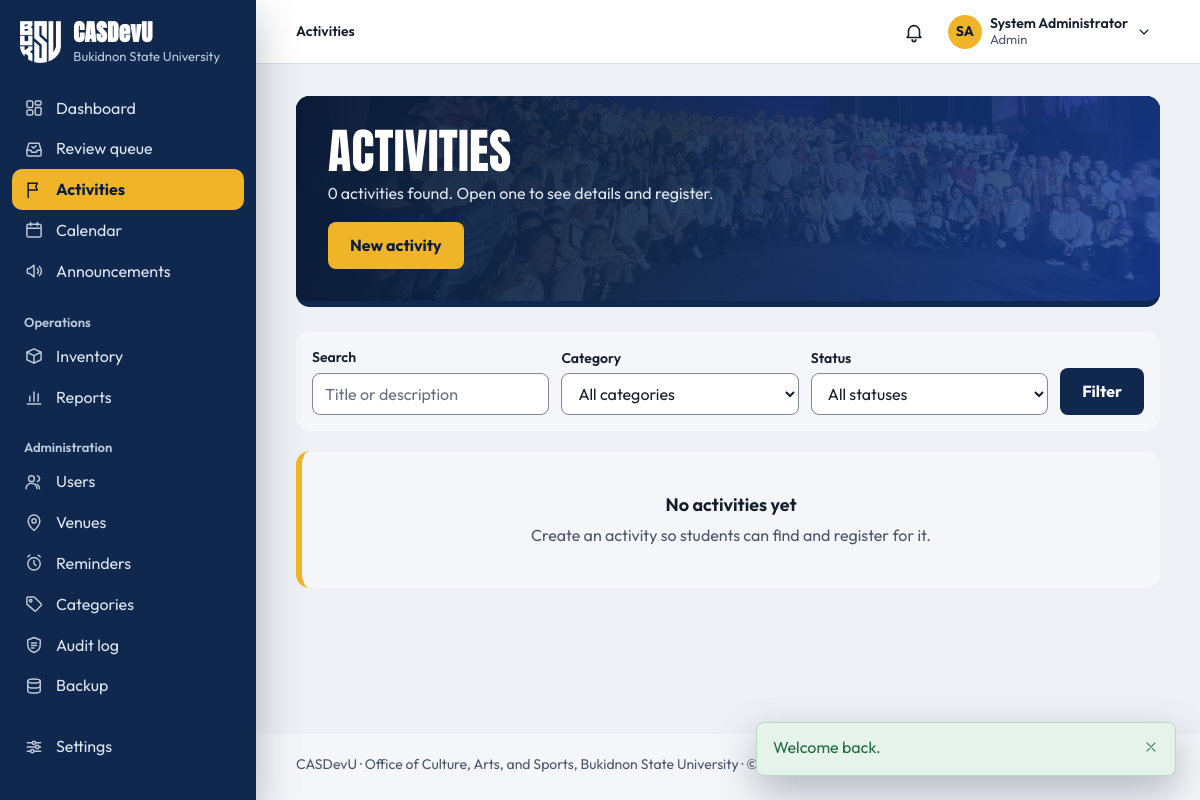
/public/activities/index.php (signed in), run on the app's committed database.
### tables this page shows
CREATE TABLE users (
    user_id         INT UNSIGNED AUTO_INCREMENT PRIMARY KEY,
    role_id         TINYINT UNSIGNED NOT NULL,

     
    email           VARCHAR(150) NOT NULL UNIQUE,    
    password_hash   VARCHAR(255) NOT NULL,           
     
    student_number  VARCHAR(30)  NULL UNIQUE,        
    first_name      VARCHAR(80)  NOT NULL,
    middle_name     VARCHAR(80)  NULL,
    last_name       VARCHAR(80)  NOT NULL,
    sex             ENUM('male','female','other') NULL,
    birth_date      DATE         NULL,
    contact_number  VARCHAR(30)  NULL,
    photo_path      VARCHAR(255) NULL,

     
    course_id       INT UNSIGNED     NULL,
    year_level_id   TINYINT UNSIGNED NULL,
    section         VARCHAR(20)      NULL,

     
    status          ENUM('pending','active','inactive','suspended')
                        NOT NULL DEFAULT 'pending',
    last_login_at   DATETIME NULL,
    created_at      TIMESTAMP NOT NULL DEFAULT CURRENT_TIMESTAMP,
    updated_at      TIMESTAMP NOT NULL DEFAULT CURRENT_TIMESTAMP
                        ON UPDATE CURRENT_TIMESTAMP,

    CONSTRAINT fk_users_role       FOREIGN KEY (role_id)       REFERENCES roles(role_id),
    CONSTRAINT fk_users_course     FOREIGN KEY (course_id)     REFERENCES courses(course_id)
                                       ON DELETE SET NULL,
    CONSTRAINT fk_users_year_level FOREIGN KEY (year_level_id) REFERENCES year_levels(year_level_id)
                                       ON DELETE SET NULL,

    INDEX idx_users_role   (role_id),
    INDEX idx_users_status (status),
    INDEX idx_users_name   (last_name, first_name)
);

CREATE TABLE settings (
    setting_key     VARCHAR(80) PRIMARY KEY,
    setting_value   TEXT NULL,
    description     VARCHAR(255) NULL,
    updated_at      TIMESTAMP NOT NULL DEFAULT CURRENT_TIMESTAMP
                        ON UPDATE CURRENT_TIMESTAMP
);

### public/activities/index.php (the view, shortened to what the rows shown need)
<?php
require_login();
require __DIR__ . '/../../includes/layout/header.php';
?>
<div class="page-head photo-band"<?= photo_band_style('stage') ?>>
    <div>
        <h1>Activities</h1>
    </div>
</div>
<?php require __DIR__ . '/../../includes/layout/footer.php'; ?>

### includes/layout/header.php (shortened to what the rows shown need)
<?php
$user         = current_user();
$role         = current_role();
$currentFile  = basename($_SERVER['SCRIPT_NAME']);
$currentDir   = basename(dirname($_SERVER['SCRIPT_NAME']));
$isStudent    = $role === 'student';
$navSection = match (true) {
    in_array($currentDir, ['public', ''], true) && $currentFile === 'index.php'   => 'dashboard',
    in_array($currentDir, ['public', ''], true) && $currentFile === 'review.php'  => 'review',
    $currentFile === 'notifications.php'                        => 'notifications',
    $currentFile === 'profile.php'                              => 'profile',
    $currentFile === 'settings.php'                             => 'settings',
    $currentFile === 'calendar.php'                             => 'calendar',
    $currentDir === 'activities'                                => 'activities',
    $currentDir === 'announcements'                             => 'announcements',
    $currentDir === 'inventory'                                 => 'inventory',
    $currentDir === 'reports'                                   => 'reports',
    $currentDir === 'admin'                                     => pathinfo($currentFile, PATHINFO_FILENAME),
    $currentDir === 'requirements' && $isStudent                => 'my-requirements',
    $currentDir === 'participation' && $isStudent               => 'my-activities',
    $currentDir === 'participation' || $currentDir === 'requirements' => 'activities',
    default                                                     => '',
};
$sections = [
    'dashboard'       => ['Dashboard', 'index.php'],
    'review'          => ['Review queue', 'review.php'],
    'notifications'   => ['Notifications', 'notifications.php'],
    'profile'         => ['My profile', 'profile.php'],
    'settings'        => ['Settings', 'settings.php'],
    'calendar'        => ['Calendar', 'activities/calendar.php'],
    'activities'      => ['Activities', 'activities/index.php'],
    'announcements'   => ['Announcements', 'announcements/index.php'],
    'inventory'       => [$isStudent ? 'Costumes & equipment' : 'Inventory', 'inventory/index.php'],
    'reports'         => ['Reports', 'reports/index.php'],
    'my-activities'   => ['My activities', 'participation/my-activities.php'],
    'my-requirements' => ['My requirements', 'requirements/mine.php'],
    'users'           => [has_role('admin') ? 'Users' : 'Accounts', 'admin/users.php'],
    'venues'          => ['Venues', 'admin/venues.php'],
    'reminders'       => ['Reminders', 'admin/reminders.php'],
    'categories'      => ['Categories', 'admin/categories.php'],
    'audit'           => ['Audit log', 'admin/audit.php'],
    'backup'          => ['Backup', 'admin/backup.php'],
];
$initials = $user
    ? strtoupper(mb_substr((string) $user['first_name'], 0, 1) . mb_substr((string) $user['last_name'], 0, 1))
    : '';
?>
<!DOCTYPE html>
<html lang="en">
<head>
    <link rel="stylesheet" href="<?= asset('css/style.css') ?>">
</head>
<body>
<div class="app">
<div class="main">
<?php if ($user): ?>
    <?php
    [$sectionLabel, $sectionHref] = $sections[$navSection] ?? ['', ''];
    $pageLabel  = (string) ($pageTitle ?? '');
    $isSectionHome = $sectionHref !== '' && str_ends_with($_SERVER['SCRIPT_NAME'], '/' . $sectionHref);
    ?>
    <header class="topbar">
        <nav class="breadcrumb" aria-label="Breadcrumb">
            <ol>
                <?php if ($sectionLabel !== '' && !$isSectionHome): ?>
                    <li><a href="<?= url($sectionHref) ?>"><?= e($sectionLabel) ?></a></li>
                    <li aria-current="page"><?= e($pageLabel) ?></li>
                <?php else: ?>
                    <li aria-current="page"><?= e($sectionLabel !== '' ? $sectionLabel : $pageLabel) ?></li>
                <?php endif; ?>
            </ol>
        </nav>
        <div class="topbar-actions">
            <?php require __DIR__ . '/notifications-menu.php'; ?>
            <details class="account-menu" data-menu>
                <summary class="account-trigger" aria-label="Account menu for <?= e(full_name($user)) ?>">
                    <?php if ($userPhotoUrl = user_photo_url($user)): ?>
                        <img class="account-initials" src="<?= e($userPhotoUrl) ?>" alt="" width="34" height="34">
                    <?php else: ?>
                        <span class="account-initials" aria-hidden="true"><?= e($initials) ?></span>
                    <?php endif; ?>
                    <span class="account-text">
                        <span class="account-name"><?= e(full_name($user)) ?></span>
                        <span class="account-role"><?= e(ucfirst((string) $role)) ?></span>
                    </span>
                    <?= icon('chevron-down', 'icon account-chevron') ?>
                </summary>
            </details>
        </div>
    </header>
<?php endif; ?>
<main class="page" id="main" tabindex="-1">

### includes/layout/footer.php (shortened to what the rows shown need)
</main>
<footer class="footer">
    <p><?= e(APP_NAME) ?> · <?= e(office_name()) ?>, <?= e(university_name()) ?> · &copy; <?= date('Y') ?></p>
</footer>
</div>
</div>
</body>
</html>

### data on the page
users: initials "SA", full_name($user) "System Administrator"
settings: setting_value "Office of Culture, Arts, and Sports"
settings: setting_value "Bukidnon State University"

### other printed values
APP_NAME "CASDevU"
UNIVERSITY "Bukidnon State University"
$label "Dashboard Review queue Activities Calendar Announcements Inventory Reports Users Venues Reminders Categories Audit log Backup Settings"
$sectionLabel !== '' ? $sectionLabel : $pageLabel "Activities"
$role "Admin"
$flashMessage['message'] "Welcome back."
$total "0"
